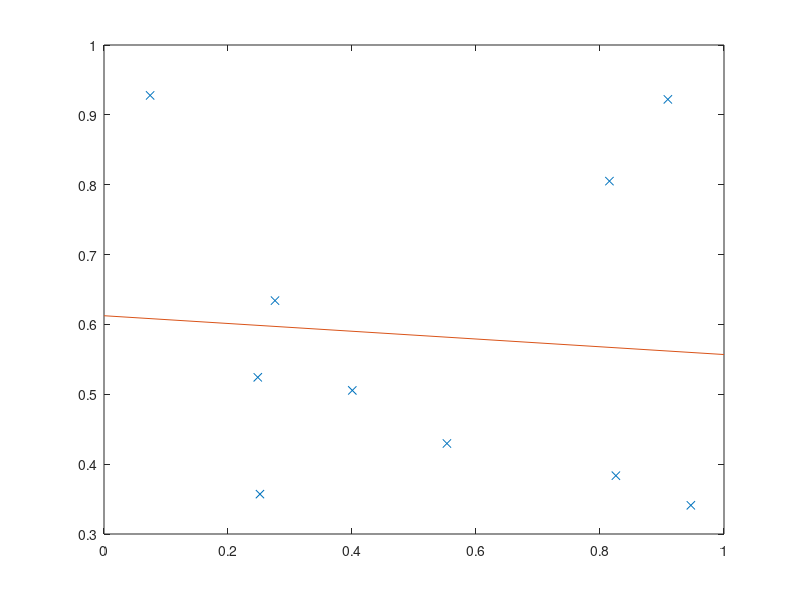

The MATLAB script that drew this image:
m = 10
%% 
x = rand(m,1);
y = rand(m,1);
A = [ones(m,1), x];

%p = polyfit(x,y,1);
p = (A'*A)\(A'*y);

a=p(2);
b=p(1);
%%
plot(x,y,"x");
hold on
plot([0,1],[b, a+b])
hold off
